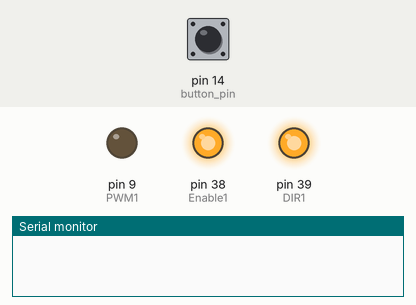
Bench run of a sketch on a simulated Arduino Mega 2560, built with avr-gcc and run on an emulated ATmega2560. Shown: output pins drawn as LEDs (lit = HIGH), the last lines printed to the serial monitor. Inputs (shaded band) come from the test bench; at power-on: pin 14 (button_pin) LOW.

Above: at 1.2 s.
1.3 s: pin 14 (button_pin) pulled HIGH for 0.15 s
At 2.5 s:
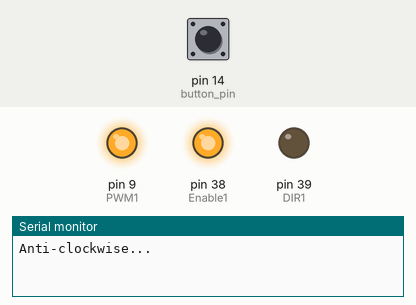
2.9 s: pin 14 (button_pin) pulled HIGH for 1 s
At 4.0 s:
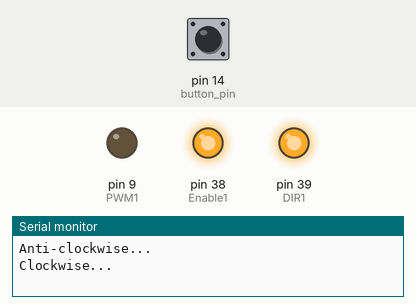
5.4 s: pin 14 (button_pin) pulled HIGH for 3.2 s
At 6.8 s:
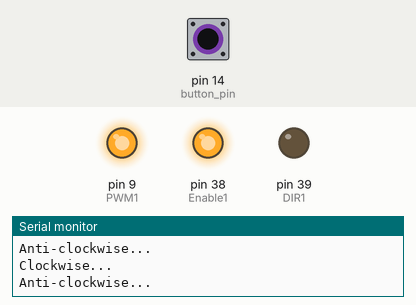
Timing chart, 0 to 8.9 s (numbered marks = the images above; inputs shaded):
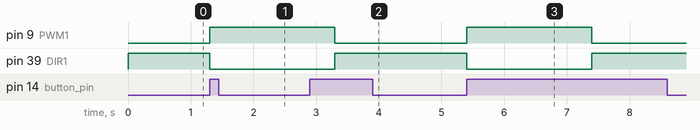

The sketch:

LAB9_2_3_201824447.ino
```cpp
int button_pin = 14;
boolean direction = true;
int Enable1=38;
int DIR1 = 39;
int PWM1 = 9;

void setup(){
  Serial.begin(9600);
  pinMode(Enable1, OUTPUT);
  pinMode(DIR1, OUTPUT);
  pinMode(PWM1, OUTPUT);
  digitalWrite(Enable1, HIGH);
  digitalWrite(DIR1, direction);
  digitalWrite(PWM1, !direction);
  pinMode(button_pin, INPUT);
}

void loop() {
  if (digitalRead(button_pin)) {
    direction = !direction;
    if (direction) // clockwise
      Serial.println("Clockwise...");
    else
      Serial.println("Anti-clockwise...");
    digitalWrite(DIR1, direction);
    digitalWrite(PWM1, !direction);
    delay(2000);
  }
}
```

Measured:
- after the input at 1.3 s, pin 9 (PWM1): LOW → HIGH at once; pin 39 (DIR1): HIGH → LOW at once
- after the input at 2.9 s, pin 9 (PWM1): HIGH → LOW after 0.40 s; pin 39 (DIR1): LOW → HIGH after 0.40 s
- after the input at 5.4 s, pin 9 (PWM1): LOW → HIGH at once, → LOW 2.0 s later; pin 39 (DIR1): HIGH → LOW at once, → HIGH 2.0 s later
